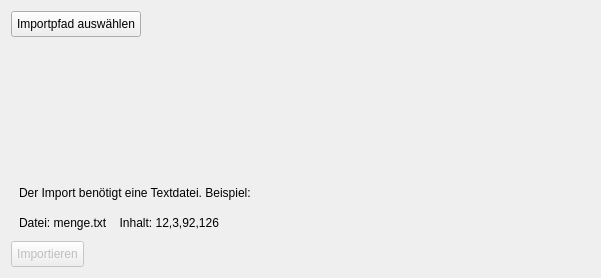
<?xml version="1.0" encoding="UTF-8"?>
<ui version="4.0">
 <class>ImportDialog</class>
 <widget class="QDialog" name="ImportDialog">
  <property name="geometry">
   <rect>
    <x>0</x>
    <y>0</y>
    <width>601</width>
    <height>278</height>
   </rect>
  </property>
  <property name="sizePolicy">
   <sizepolicy hsizetype="Expanding" vsizetype="Fixed">
    <horstretch>0</horstretch>
    <verstretch>0</verstretch>
   </sizepolicy>
  </property>
  <property name="windowTitle">
   <string>Dialog</string>
  </property>
  <property name="styleSheet">
   <string notr="true">QWidget {
font:10pt &quot;MS Shell Dlg 2&quot;;
padding:5px;
}


</string>
  </property>
  <layout class="QFormLayout" name="formLayout">
   <item row="1" column="0">
    <widget class="QLabel" name="lbl_importAdresse">
     <property name="text">
      <string/>
     </property>
    </widget>
   </item>
   <item row="2" column="0">
    <spacer name="verticalSpacer">
     <property name="orientation">
      <enum>Qt::Vertical</enum>
     </property>
     <property name="sizeHint" stdset="0">
      <size>
       <width>20</width>
       <height>40</height>
      </size>
     </property>
    </spacer>
   </item>
   <item row="6" column="0">
    <widget class="QPushButton" name="btn_import">
     <property name="enabled">
      <bool>false</bool>
     </property>
     <property name="toolTip">
      <string>&lt;html&gt;&lt;head/&gt;&lt;body&gt;&lt;p&gt;importiert eine Menge aus einer Textdatei. &lt;/p&gt;&lt;p&gt;In dieser Textdatei muessen die Werte, getrennt von einem Komma enthalten sein. &lt;/p&gt;&lt;p&gt;Beispiel: &lt;/p&gt;&lt;p&gt;122,53,12,9,12&lt;/p&gt;&lt;/body&gt;&lt;/html&gt;</string>
     </property>
     <property name="whatsThis">
      <string>&lt;html&gt;&lt;head/&gt;&lt;body&gt;&lt;p&gt;Es muss erst eine Importadresse festgelegt werden, bevor ein Import stattfinden kann.&lt;/p&gt;&lt;/body&gt;&lt;/html&gt;</string>
     </property>
     <property name="text">
      <string>Importieren</string>
     </property>
    </widget>
   </item>
   <item row="0" column="0">
    <widget class="QPushButton" name="btn_importAdresseWaehlen">
     <property name="sizePolicy">
      <sizepolicy hsizetype="Minimum" vsizetype="Fixed">
       <horstretch>0</horstretch>
       <verstretch>0</verstretch>
      </sizepolicy>
     </property>
     <property name="toolTip">
      <string>&lt;html&gt;&lt;head/&gt;&lt;body&gt;&lt;p&gt;Öffnet den Explorer und ermöglicht eine manuelle Suche der gewünschten .txt Datei.&lt;/p&gt;&lt;/body&gt;&lt;/html&gt;</string>
     </property>
     <property name="text">
      <string>Importpfad auswählen</string>
     </property>
    </widget>
   </item>
   <item row="4" column="0">
    <widget class="QLabel" name="label">
     <property name="text">
      <string>Der Import benötigt eine Textdatei. Beispiel:</string>
     </property>
    </widget>
   </item>
   <item row="5" column="0">
    <widget class="QLabel" name="label_2">
     <property name="text">
      <string>Datei: menge.txt    Inhalt: 12,3,92,126</string>
     </property>
    </widget>
   </item>
  </layout>
 </widget>
 <resources/>
 <connections/>
</ui>
